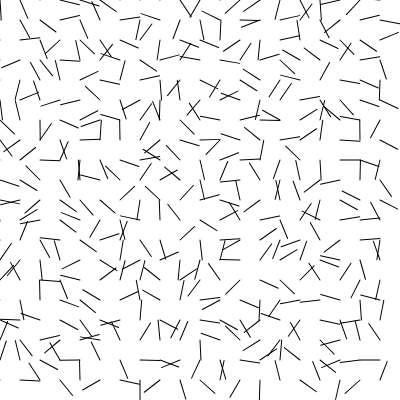
Frame 1 (no input)
Frame 60 (no input): identical to frame 1, image omitted
Frame 120 (the mouse pressed at the canvas centre since frame 60): identical to frame 1, image omitted

The p5.js sketch that drew this single still picture (run headless with seeded random() and noise() and a simulated clock; from frame 60 on, the mouse is pressed at the canvas centre):

// p5.js sketch
// ── sketch.js
/**
 * sketch.js
 *
 *
 * p5.js 레퍼런스: http://p5js.org/reference
 * 웹기술 레퍼런스: http://developer.mozilla.org
 *
 * @author : https://github.com/Mosframe
 */


// -----------------------------------------------------------------
// 변수, 오브젝트 정의
// -----------------------------------------------------------------
var inc = 0.1;
var scl = 20;
var cols;
var rows;
var fr;

// -----------------------------------------------------------------
// p5.js 함수들
// -----------------------------------------------------------------

function setup () {

    createCanvas(400, 400);
    cols = floor(width/scl);
    rows = floor(height/scl);
    fr = createP('');
}


function draw () {

    background(255);

    randomSeed(10);

    var yOffset = 0;
    for( var y=0; y<rows; ++y ) {
        for( var x=0; x<cols; ++x ) {

            // 랜덤 벡터

            //var v = p5.Vector.fromAngle(0);
            //var v = p5.Vector.fromAngle(PI/2);
            //var v = p5.Vector.fromAngle(PI/6);
            var v = p5.Vector.fromAngle(random(TWO_PI));

            stroke(0);

            push();

            translate(x*scl, y*scl);
            rotate(v.heading());
            line(0,0,scl,0);

            pop();
        }
        yOffset += inc;
    }

    fr.html(floor(frameRate()));
}

// -----------------------------------------------------------------
// 사용자 정의 함수들
// -----------------------------------------------------------------
